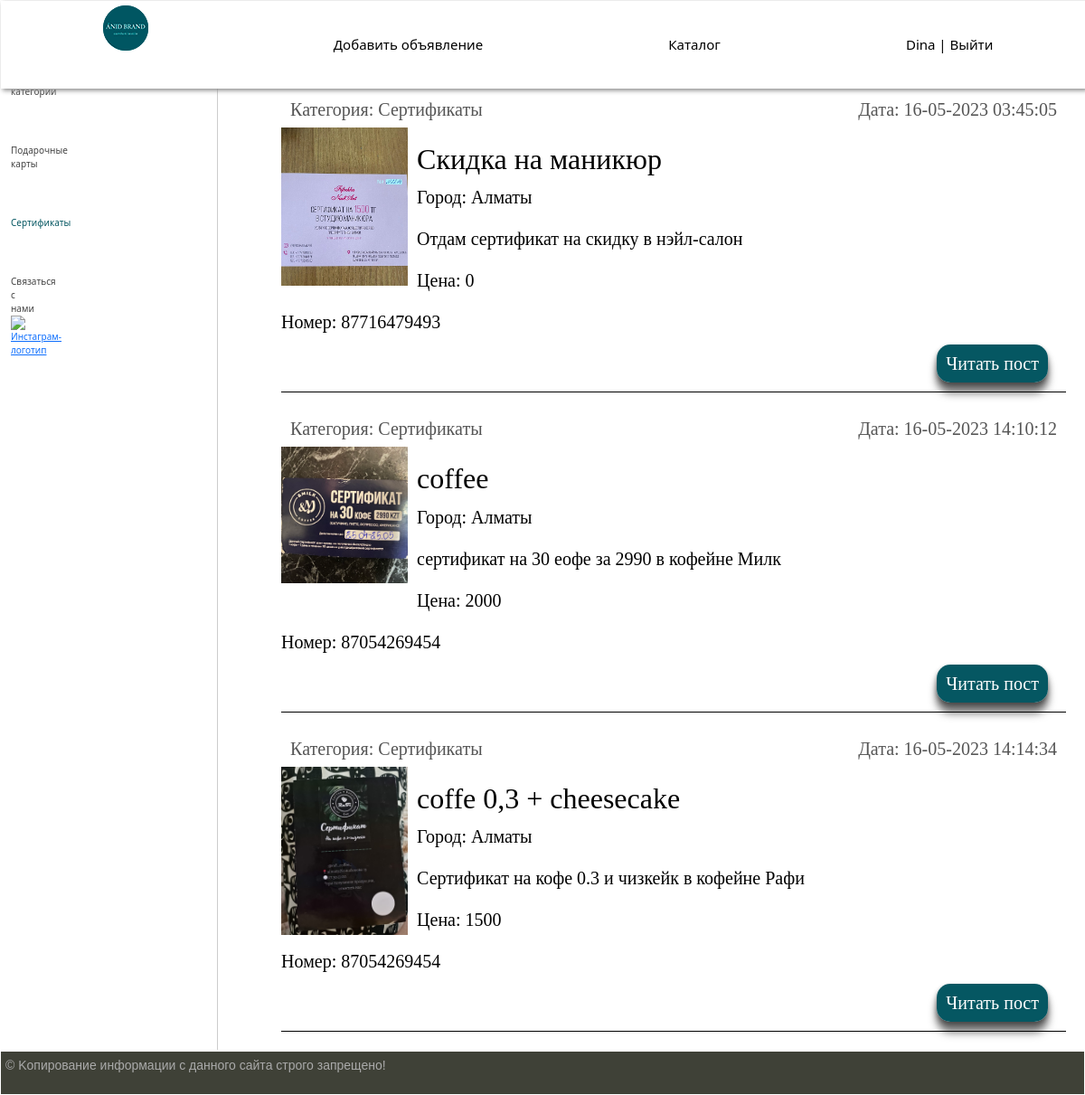
Page /category/sertifikaty/ (signed in) on the committed database.
### women/models.py (models this page shows, shortened)
class Category(models.Model):
    name = models.CharField(max_length=100, db_index=True, verbose_name='Категория')
    slug = models.SlugField(max_length=255, unique=True, db_index=True, verbose_name="URL")
    def __str__(self):
        return self.name
    def get_absolute_url(self):
        return reverse('category', kwargs={'cat_slug': self.slug})
    class Meta:
        verbose_name = 'Категория'
        verbose_name_plural = 'Категории'
        ordering = ['id']

class Women(models.Model):
    title = models.CharField(max_length=255, verbose_name='Название')
    slug = models.SlugField(max_length=255, unique=True, db_index=True, verbose_name="URL")
    content = models.TextField(blank=True, verbose_name='Содержание')
    city = models.TextField(blank=True, verbose_name='Ваш город')
    phone = models.IntegerField(blank=True, verbose_name='Телефон')
    price = models.IntegerField(blank=True, verbose_name='Ваша цена')
    photo = models.ImageField(upload_to="photos/%Y/%m/%d/", verbose_name='Фото')
    time_create = models.DateTimeField(auto_now_add=True, verbose_name='Время создания')
    time_update = models.DateTimeField(auto_now=True, verbose_name='Время изменения')
    is_published = models.BooleanField(default=True, verbose_name='Публикация')
    cat = models.ForeignKey('Category', on_delete=models.PROTECT, verbose_name='Категории')
    def get_absolute_url(self):
        return reverse('post', kwargs={'post_slug': self.slug})
    class Meta:
        verbose_name = 'Все категории'
        verbose_name_plural = 'Все категории'
        ordering = ['time_create', 'title']

### women/views.py (the view)
# urls.py: path('category/<slug:cat_slug>/', WomenCategory.as_view(), name='category'),
class WomenCategory(DataMixin, ListView):
    model = Women
    template_name = 'women/index.html'
    context_object_name = 'posts'
    allow_empty = False
    def get_queryset(self):
        return Women.objects.filter(cat__slug=self.kwargs['cat_slug'], is_published=True)
    def get_context_data(self, *, object_list=None, **kwargs):
        context = super().get_context_data(**kwargs)
        c_def = self.get_user_context(title='Категория - ' + str(context['posts'][0].cat),
                                      cat_selected = context['posts'][0].cat_id)
        return dict(list(context.items()) + list(c_def.items()))

### women/utils.py (called while the page is built)
    def get_user_context(self, **kwargs):
        context = kwargs
        cats = Category.objects.annotate(Count('women'))
        context['menu'] = menu
        context['cats'] = cats
        if 'cat_selected' not in context:
            context['cat_selected'] = 0
        return context

### women/templates/women/index.html (shortened to what this page needs)
{% extends 'women/base.html' %}
{% block content %}
<ul class="list-articles">
	{% for p in posts %}
			<li><div class="article-panel">
    <p class="first">Категория: {{ p.cat }}</p>
    <p class="last">Дата: {{ p.time_update|date:"d-m-Y H:i:s" }}</p>
</div>
                {% if p.photo %}
    <p><img class="img-article-left thumb" src="{{ p.photo.url }}"></p>
{% endif %}
                <h2>{{p.title}}</h2>
	{% autoescape on %}
    <p>Город: {{ p.city }}</p>
	{{p.content|linebreaks|truncatewords:50}}
    <p>Цена: {{ p.price }}</p>
    <p>Номер: {{ p.phone }}</p>
	{% endautoescape %}
			<p class="link-read-post"><a href="{{ p.get_absolute_url }}">Читать пост</a></p>
			</li>
	{% endfor %}
</ul>
{% endblock %}

### women/templates/women/base.html (shortened to what this page needs)
{% load static %}
{% load women_tags %}
<!DOCTYPE html>
<html>
<head>
	<link type="text/css" href="{% static 'women/css/styles.css' %}" rel="stylesheet" />
    <link rel="stylesheet" href="https://cdn.jsdelivr.net/npm/bootstrap@5.2.3/dist/css/bootstrap.min.css">
</head>
<body>
<table class="table-page" border-width=0 padding="0" border-pacing="0">
<tr><td vertical-align=top>
{% block mainmenu %}
		<div class="header">
			<ul id="mainmenu" class="mainmenu">
			<li class="logo"><a href="{% url 'home' %}"><div class="logo"></div></a></li>
            {% for m in menu %}
            {% if m.url_name != 'about' %}
            <li><a href="{% url m.url_name %}">{{m.title}}</a></li>
            {% endif %}
            {% endfor %}
                {% if request.user.is_authenticated %}
                <li class="last"> {{ user.username }} | <a href="{% url 'logout' %}">Выйти</a></li>
                {% else %}
                <li class="last"><a href="{% url 'register' %}">Регистрация</a> | <a href="{% url 'login' %}">Войти</a></li>
                {% endif %}
			</ul>
		</div>
{% endblock mainmenu %}
<table class="table-content" border-width=0 padding="0" border-pacing="0">
<tr>
<td vertical-align="top" class="left-chapters">
	<ul id="leftchapters">
{% if cat_selected == 0 %}
        <li class="selected">Все категории</li>
{% else %}
        <li><a href="{% url 'home' %}">Все категории</a></li>
{% endif %}
{% for c in cats %}
{% if c.women__count > 0 %}
    {% if c.pk == cat_selected %}
        <li class="selected">{{ c.name }}</li>
    {% else %}
        <li><a href="{{ c.get_absolute_url }}">{{ c.name }}</a></li>
    {% endif %}
{% endif %}
{% endfor %}
		<li class="share">
		<li><a href="https://www.instagram.com/dssv_di/">Связаться с нами</a></li>
        <a class="share-yt" href="https://www.instagram.com/dssv_di/">
            <img src="{% static 'women/images/share_yt.png' %}" width="80px" height="50" alt="Инстаграм-логотип">
        </a>
        </li>
	</ul>
</td>
<td vertical-align="top" class="content">
	<div class="content-text">
{% block content %}
{% endblock %}
	</div>
</td></tr></table>
</td></tr>
<tr><td verticalalign=top>
	<div id="footer">
		<p>&copy; Kопирование информации с данного сайта строго запрещено!</p>
	</div>
</td></tr></table>
</body>
</html>

### women/static/women/css/styles.css (style rules this page uses)
html, body { font-family: 'Arial'; margin: 0; padding: 0; height: 100%; width: 100%; color: #444; }
a { color: #055762; text-decoration: none; }
img { max-width: 600px; height: auto; }
img.img-article-left { max-width: 300px; height: auto; float: left; padding: 0 10px 10px 0; }
img.img-article-left.thumb { max-width: 150px; height: auto; }
p.link-read-post { text-align: right; }
p.link-read-post a { margin-right: 20px; padding: 10px; min-width: 100px; background: #055762; color: #fff; text-decoration: none; border-radius: 15px; box-shadow: 0 12px 10px rgba(0, 0, 0, 0.5), 0 5px 7px rgba(0, 0, 0, 0.3), 0 2px 4px rgba(0, 0, 0, 0.2); }
div.article-panel { padding: 5px 10px 5px 10px; box-sizing: border-box; overflow: hidden; color: #555; }
div.article-panel p.first { margin: 0; float: left; }
div.article-panel p.last { margin: 0; float: right; }
ul.list-articles { list-style: none; margin: 0; padding: 0; }
ul.list-articles li { margin-top: 20px; border-bottom: 1px solid black; }
.table-page { width: 100%; height: 100%; vertical-align: top; }
.table-page tr { height: 100%; }
.header { background: #ffffff; box-shadow: 2px 2px 5px #888888; position: fixed; height: 8%; width: 100%; z-index: 1; }
.logo { background: url('../images/logo-50.png') no-repeat 10px 5px; width: 60px; height: 100%; }
ul.mainmenu { list-style: none; margin: 0; padding: 0; height: 100%; color: #000000; font-size: 15px; overflow: hidden; display: flex; justify-content: space-around; align-items: center; }
ul.mainmenu li { float: left; }
ul.mainmenu li.logo { margin: 0; }
ul.mainmenu li.last { float: right; }
ul.mainmenu li a { color: #000000; text-decoration: none; text-align: center; }
.table-content { width: 100%; min-height: 100%; height: 100%; }
.left-chapters { margin: 0; background: #ffffff; border-right: 1px solid #ccc; min-height: 100%; }
@media only screen and (max-width: 1200px) { .left-chapters { width: calc(20%); } }
.left-chapters ul { margin-top: 50px; width: 20%; min-height: 100%; padding: 10px 10px 10px 10px; list-style: none; font-size: 10px; }
.left-chapters ul li { margin: 30px 0 0 0; color: #999; margin-top: 50px; }
.left-chapters ul li.selected { color: #055762; margin-top: 50px; }
.left-chapters ul li a { color: #444; text-decoration: none; }
.left-chapters ul li.share { margin: 20px 0 0 0; }
.content { padding: 40px 20px 20px 40px; width: 100%; box-sizing: border-box; }
.content-text { margin: 60px 0 0 30px; color: #000; font-size: 20px; font-family: Yandex Sans Display Light; }
#footer { box-sizing: border-box; background: #3F4137; padding: 5px; color: #aaa; font-size: 14px; font-family: Verdana, Geneva, Arial, Helvetica; text-align: left; overflow: hidden; }

### rows in the picture
Category: name "Подарочные карты"
Category: name "Сертификаты"
Women: cat "Сертификаты", time_update "16-05-2023 03:45:05", photo (picture), title "Скидка на маникюр", city "Алматы", content "Отдам сертификат на скидку в нэйл-салон", price "0", phone "87716479493"
Women: cat "Сертификаты", time_update "16-05-2023 14:10:12", photo (picture), title "coffee", city "Алматы", content "сертификат на 30 еофе за 2990 в кофейне Милк", price "2000", phone "87054269454"
Women: cat "Сертификаты", time_update "16-05-2023 14:14:34", photo (picture), title "coffe 0,3 + cheesecake", city "Алматы", content "Сертификат на кофе 0.3 и чизкейк в кофейне Рафи", price "1500", phone "87054269454"

### other values in the picture
{{ m.title }} "Добавить объявление" "Каталог"
{{ user.username }} "Dina"
